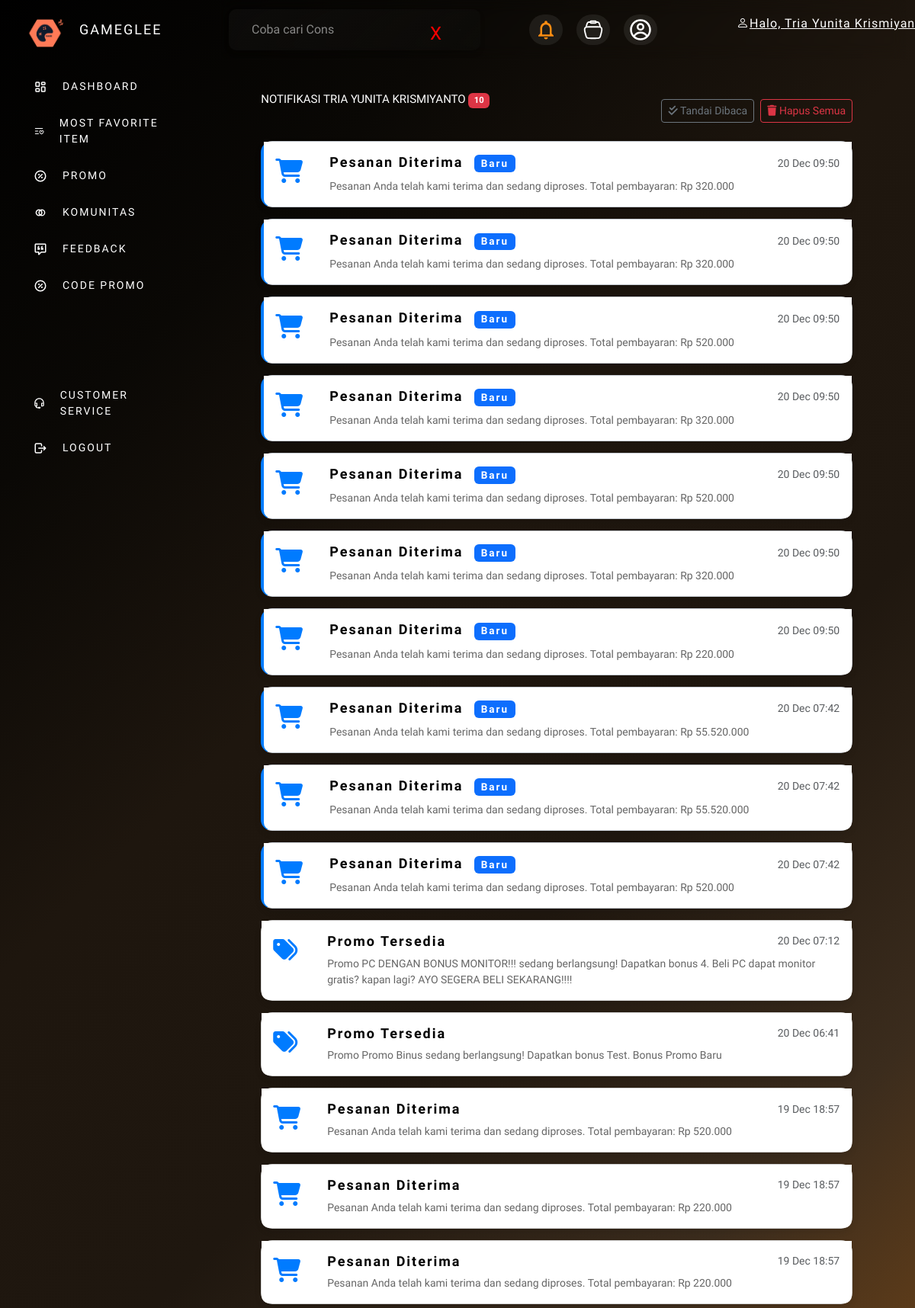
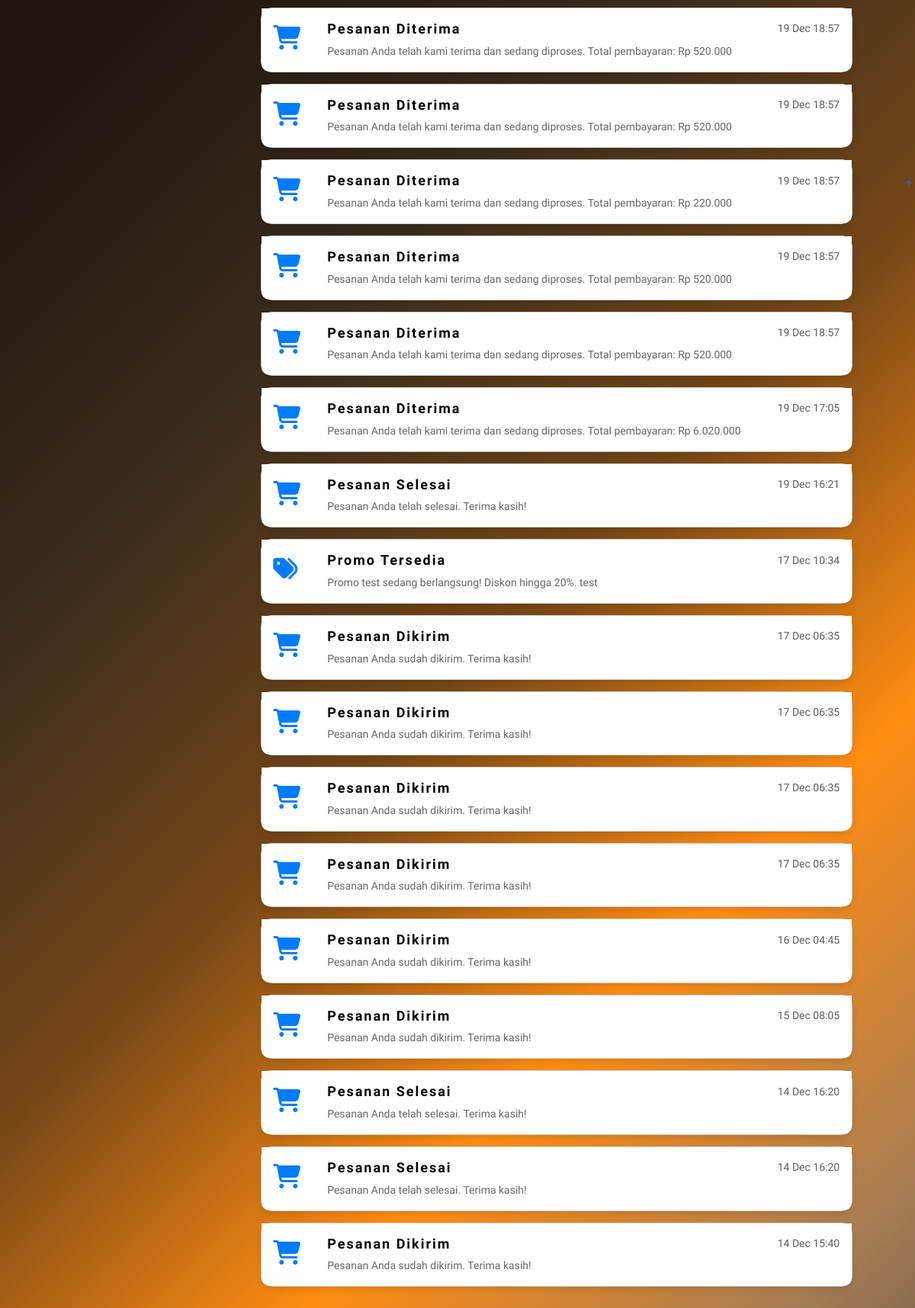
/user/notifikasi.php (signed in), run on the app's committed database (2 pictures, top to bottom).
### tables this page shows
CREATE TABLE `notifications` (
  `id` int(11) NOT NULL,
  `id_user` int(11) DEFAULT NULL,
  `id_produk` int(11) DEFAULT NULL,
  `type` enum('admin','user') NOT NULL,
  `title` varchar(255) DEFAULT NULL,
  `message` text DEFAULT NULL,
  `image` varchar(255) DEFAULT NULL,
  `created_at` timestamp NOT NULL DEFAULT current_timestamp(),
  `is_read` tinyint(1) DEFAULT 0
);

### notification_functions.php (called while the page is built, shortened)
<?php
function monitorPesananChanges($kon) {
    $query = "SELECT p.*, u.nama AS nama_user
              FROM pesanan p
              JOIN user u ON p.id_user = u.id_user
              WHERE p.notifikasi_status = 0
              OR (p.status_pesanan IN ('Diproses', 'Dikirim', 'dibatalkan', 'Selesai')
                  AND p.notifikasi_status = 0)";
    $result = mysqli_query($kon, $query);
}

### user/notifikasi.php (the view, shortened to what this page needs)
<?php
include '../db.php';
include '../notification_functions.php';
$user = $_SESSION["user"];
$kue_user = mysqli_query($kon, "SELECT * FROM user WHERE nama = '$user'");
$row_user = mysqli_fetch_array($kue_user);
$user_id = $row_user['id_user'];
$user_name = $_SESSION['user'] ?? 'Pengguna';
monitorPesananChanges($kon);
try {
    $query_notif = "SELECT
                        id,
                        title,
                        message,
                        is_read,
                        created_at,
                        image,
                        id_produk
                    FROM notifications
                    WHERE type = 'user' AND id_user = ?
                    ORDER BY created_at DESC
                    LIMIT 500";
    $stmt_notif = mysqli_prepare($kon, $query_notif);
    mysqli_stmt_bind_param($stmt_notif, "i", $user_id);
    mysqli_stmt_execute($stmt_notif);
    $result_notif = mysqli_stmt_get_result($stmt_notif);
    $query_unread = "SELECT COUNT(*) as unread_count
                     FROM notifications
                     WHERE type = 'user' AND id_user = ? AND is_read = 0";
    $stmt_unread = mysqli_prepare($kon, $query_unread);
    mysqli_stmt_bind_param($stmt_unread, "i", $user_id);
    mysqli_stmt_execute($stmt_unread);
    $result_unread = mysqli_stmt_get_result($stmt_unread);
    $unread = mysqli_fetch_assoc($result_unread)['unread_count'];
} catch (Exception $e) {
    error_log($e->getMessage());
    $result_notif = null;
    $unread = 0;
}
?>
<!DOCTYPE html>
<html lang="en">
<head>
  <link rel="stylesheet" href="../assets/css/styleProduk.css">
  <link href="https://code.iconify.design/3/3.1.0/iconify.min.css" rel="stylesheet">
   <link href="../assets/vendor/bootstrap/css/bootstrap.min.css" rel="stylesheet">
    <link href="https://cdn.jsdelivr.net/npm/bootstrap@5.3.0/dist/css/bootstrap.min.css" rel="stylesheet">
    <link href="https://cdnjs.cloudflare.com/ajax/libs/font-awesome/6.4.0/css/all.min.css" rel="stylesheet">
    <link href="../assets/vendor/bootstrap-icons/bootstrap-icons.css" rel="stylesheet">
    <link href="../assets/vendor/boxicons/css/boxicons.min.css" rel="stylesheet">
    <link href="../assets/vendor/quill/quill.snow.css" rel="stylesheet">
    <link href="../assets/vendor/quill/quill.bubble.css" rel="stylesheet">
    <link href="../assets/vendor/remixicon/remixicon.css" rel="stylesheet">
    <link href="../assets/vendor/simple-datatables/style.css" rel="stylesheet">
</head>
<body>
   <div class="sidebar">
    <header>
    <div class="top">
      <span class="image">
        <img src="../assets/img/Logo_GG.png" alt="Logo Gameglee" class="logo">
      </span>
      <div><p>GAMEGLEE</p></div>
    </div>
    <ul>
      <li><a href="index.php"><span class="humbleicons--dashboard"></span>DASHBOARD</a></li>
      <li><a href="most_favorite.php"><span class="ph--list-heart"></span>MOST FAVORITE ITEM</a></li>
      <li><a href="informasipromo.php"><span class="tabler--discount"></span>PROMO</a></li>
      <li><a href="forum_komunitas.php"><span class="gg--community"></span>KOMUNITAS</a></li>
      <li><a href="feedback.php"><span class="mdi--feedback-outline"></span>FEEDBACK</a></li>
      <li><a href="promo.php" ><span class="tabler--discount"></span>CODE PROMO</a></li>
      <br><br><br><br>
      <li><a href="chat.php"><span class="tdesign--service"></span>CUSTOMER SERVICE</a></li>
      <li><a href="logout.php"><span class="tabler--logout"></span>LOGOUT</a></li>
    </ul>
    </header>
   </div>
  <div class="topbar">
      <div class="search-box">
        <div class="dynamic-text">
          <input type="text"/>
          <span class="animated-text"></span>
        </div>
        <button class="close-button">X</button>
      </div>
      <div class="menu-nav">
        <ul>
          <li><a href="notifikasi.php" class="active"><span class="ic--outline-notifications"></span></a></li>
          <li><a href="add_to_cart.php"><span class="solar--cart-outline"></span></a></li>
          <li>
            <a href="profil.php">
            <span class="gg--profile"></span>
            </a>
          </li>
        </ul>
      </div>
      <div class="user-profile">
      <ul>
        <li>
          <a href="profil.php"  data-bs-toggle="dropdown">
            <span class="d-none d-md-block dropdown-toggle ps-2">
              <i class="bi bi-person"></i>Halo, <?= $_SESSION["user"] ?>!
            </span>
          </a>
        </li>
      </ul>
    </div>
  </div>
  <main id="main" class="main-promo">
        <div class="container notification-container">
            <div class="d-flex justify-content-between align-items-center mb-4">
                <h2>
                    Notifikasi <?= htmlspecialchars($user_name) ?>
                    <?php if ($unread > 0): ?>
                        <span class="badge bg-danger"><?= $unread ?></span>
                    <?php endif; ?>
                </h2>
                <?php if ($result_notif && mysqli_num_rows($result_notif) > 0): ?>
                    <div class="btn-group">
                        <form method="POST" class="me-2">
                            <button type="submit" name="mark_all_read" class="btn btn-outline-secondary btn-sm">
                                <i class="fas fa-check-double"></i> Tandai Dibaca
                            </button>
                        </form>
                        <form method="POST">
                            <button type="submit" name="clear_notifications" class="btn btn-outline-danger btn-sm"
                                    onclick="return confirm('Yakin ingin menghapus semua notifikasi?');">
                                <i class="fas fa-trash"></i> Hapus Semua
                            </button>
                        </form>
                    </div>
                <?php endif; ?>
            </div>
            <?php if (!$result_notif || mysqli_num_rows($result_notif) == 0): ?>
                <div class="alert alert-info text-center">
                    <i class="fas fa-inbox fa-3x mb-3"></i>
                    <p>Tidak ada notifikasi</p>
                </div>
            <?php else: ?>
                <?php
                mysqli_data_seek($result_notif, 0);
                while ($notif = mysqli_fetch_assoc($result_notif)):
                ?>
                    <div class="card notification-card <?= $notif['is_read'] == 0 ? 'unread' : '' ?>">
                        <div class="card-body d-flex">
                            <div class="notification-icon">
                                <?php
                                $icon = match(true) {
                                    stripos($notif['title'], 'pesanan') !== false => 'fa-shopping-cart',
                                    stripos($notif['title'], 'pembayaran') !== false => 'fa-money-bill-wave',
                                    stripos($notif['title'], 'promo') !== false => 'fa-tags',
                                    stripos($notif['title'], 'pengiriman') !== false => 'fa-truck',
                                    stripos($notif['title'], 'tersedia') !== false => 'fa-box-open',
                                    default => 'fa-bell'
                                };
                                ?>
                                <i class="fas <?= $icon ?>"></i>
                            </div>
                            <div class="notification-content flex-grow-1">
                                <div class="d-flex justify-content-between align-items-center mb-2">
                                    <h6 class="card-title mb-0">
                                        <?= htmlspecialchars($notif['title']) ?>
                                        <?php if($notif['is_read'] == 0): ?>
                                            <span class="badge bg-primary ms-2">Baru</span>
                                        <?php endif; ?>
                                    </h6>
                                    <small class="text-muted">
                                        <?= date('d M H:i', strtotime($notif['created_at'])) ?>
                                    </small>
                                </div>
                                <p class="card-text"><?= htmlspecialchars($notif['message']) ?></p>
                            </div>
                        </div>
                    </div>
                <?php endwhile; ?>
            <?php endif; ?>
        </div>
    </main>
    <a href="#" class="back-to-top d-flex align-items-center justify-content-center">
        <i class="bi bi-arrow-up-short"></i>
    </a>
</body>
</html>

### user/notifikasi.php (style rules this page uses)
body { background-color: #f4f6f9; }
.notification-container { max-width: 800px; margin: 30px auto; }
.notification-card { margin-bottom: 15px; transition: all 0.3s ease; position: relative; border-radius: 15px; box-shadow: 0 4px 8px rgba(0, 0, 0, 0.1); }
.notification-card.unread { border-left: 4px solid #007bff; background-color: #f1f7ff; }
.notification-icon { position: absolute; top: 15px; left: 15px; font-size: 2rem; color: #007bff; }
.notification-content { margin-left: 70px; }

### data on the page
notifications: title "Pesanan Diterima", is_read "Baru", created_at "20 Dec 09:50", message "Pesanan Anda telah kami terima dan sedang diproses. Total pembayaran: Rp 320.000"
notifications: title "Pesanan Diterima", is_read "Baru", created_at "20 Dec 09:50", message "Pesanan Anda telah kami terima dan sedang diproses. Total pembayaran: Rp 320.000"
notifications: title "Pesanan Diterima", is_read "Baru", created_at "20 Dec 09:50", message "Pesanan Anda telah kami terima dan sedang diproses. Total pembayaran: Rp 520.000"
notifications: title "Pesanan Diterima", is_read "Baru", created_at "20 Dec 09:50", message "Pesanan Anda telah kami terima dan sedang diproses. Total pembayaran: Rp 320.000"
notifications: title "Pesanan Diterima", is_read "Baru", created_at "20 Dec 09:50", message "Pesanan Anda telah kami terima dan sedang diproses. Total pembayaran: Rp 520.000"
notifications: title "Pesanan Diterima", is_read "Baru", created_at "20 Dec 09:50", message "Pesanan Anda telah kami terima dan sedang diproses. Total pembayaran: Rp 320.000"
notifications: title "Pesanan Diterima", is_read "Baru", created_at "20 Dec 09:50", message "Pesanan Anda telah kami terima dan sedang diproses. Total pembayaran: Rp 220.000"
notifications: title "Pesanan Diterima", is_read "Baru", created_at "20 Dec 07:42", message "Pesanan Anda telah kami terima dan sedang diproses. Total pembayaran: Rp 55.520.000"
notifications: title "Pesanan Diterima", is_read "Baru", created_at "20 Dec 07:42", message "Pesanan Anda telah kami terima dan sedang diproses. Total pembayaran: Rp 55.520.000"
notifications: title "Pesanan Diterima", is_read "Baru", created_at "20 Dec 07:42", message "Pesanan Anda telah kami terima dan sedang diproses. Total pembayaran: Rp 520.000"
notifications: title "Promo Tersedia", created_at "20 Dec 07:12", message "Promo PC DENGAN BONUS MONITOR!!! sedang berlangsung! Dapatkan bonus 4. Beli PC dapat monitor gratis? kapan lagi? AYO SEGERA BELI SEKARANG!!!!"
notifications: title "Promo Tersedia", created_at "20 Dec 06:41", message "Promo Promo Binus sedang berlangsung! Dapatkan bonus Test. Bonus Promo Baru"
notifications: title "Pesanan Diterima", created_at "19 Dec 18:57", message "Pesanan Anda telah kami terima dan sedang diproses. Total pembayaran: Rp 520.000"
notifications: title "Pesanan Diterima", created_at "19 Dec 18:57", message "Pesanan Anda telah kami terima dan sedang diproses. Total pembayaran: Rp 220.000"
notifications: title "Pesanan Diterima", created_at "19 Dec 18:57", message "Pesanan Anda telah kami terima dan sedang diproses. Total pembayaran: Rp 220.000"
notifications: title "Pesanan Diterima", created_at "19 Dec 18:57", message "Pesanan Anda telah kami terima dan sedang diproses. Total pembayaran: Rp 520.000"
notifications: title "Pesanan Diterima", created_at "19 Dec 18:57", message "Pesanan Anda telah kami terima dan sedang diproses. Total pembayaran: Rp 520.000"
notifications: title "Pesanan Diterima", created_at "19 Dec 18:57", message "Pesanan Anda telah kami terima dan sedang diproses. Total pembayaran: Rp 220.000"
notifications: title "Pesanan Diterima", created_at "19 Dec 18:57", message "Pesanan Anda telah kami terima dan sedang diproses. Total pembayaran: Rp 520.000"
notifications: title "Pesanan Diterima", created_at "19 Dec 18:57", message "Pesanan Anda telah kami terima dan sedang diproses. Total pembayaran: Rp 520.000"
notifications: title "Pesanan Diterima", created_at "19 Dec 17:05", message "Pesanan Anda telah kami terima dan sedang diproses. Total pembayaran: Rp 6.020.000"
notifications: title "Pesanan Selesai", created_at "19 Dec 16:21", message "Pesanan Anda telah selesai. Terima kasih!"
notifications: title "Promo Tersedia", created_at "17 Dec 10:34", message "Promo test sedang berlangsung! Diskon hingga 20%. test"
notifications: title "Pesanan Dikirim", created_at "17 Dec 06:35", message "Pesanan Anda sudah dikirim. Terima kasih!"
notifications: title "Pesanan Dikirim", created_at "17 Dec 06:35", message "Pesanan Anda sudah dikirim. Terima kasih!"
notifications: title "Pesanan Dikirim", created_at "17 Dec 06:35", message "Pesanan Anda sudah dikirim. Terima kasih!"
notifications: title "Pesanan Dikirim", created_at "17 Dec 06:35", message "Pesanan Anda sudah dikirim. Terima kasih!"
notifications: title "Pesanan Dikirim", created_at "16 Dec 04:45", message "Pesanan Anda sudah dikirim. Terima kasih!"
notifications: title "Pesanan Dikirim", created_at "15 Dec 08:05", message "Pesanan Anda sudah dikirim. Terima kasih!"
notifications: title "Pesanan Selesai", created_at "14 Dec 16:20", message "Pesanan Anda telah selesai. Terima kasih!"
notifications: title "Pesanan Selesai", created_at "14 Dec 16:20", message "Pesanan Anda telah selesai. Terima kasih!"
notifications: title "Pesanan Dikirim", created_at "14 Dec 15:40", message "Pesanan Anda sudah dikirim. Terima kasih!"

### other printed values
$_SESSION["user"] "Tria Yunita…"
$user_name "TRIA YUNITA KRISMIYANTO"
$unread "10"
